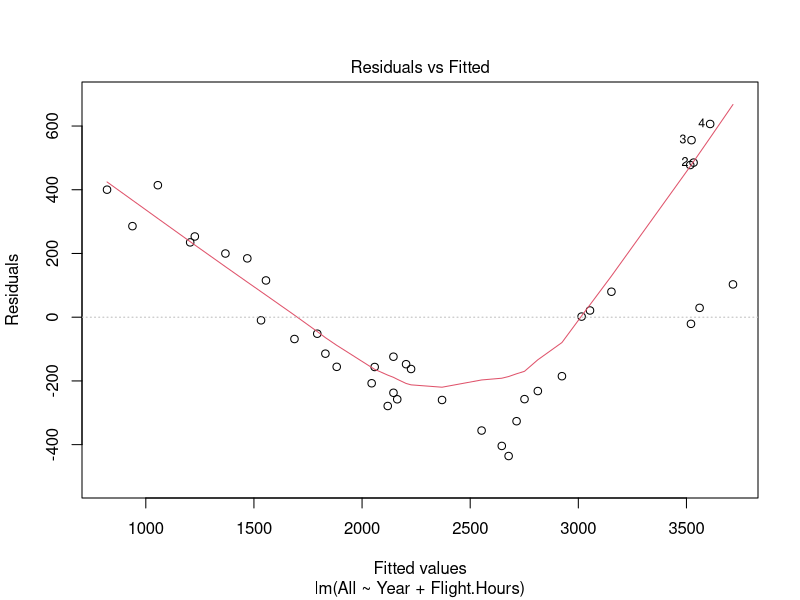
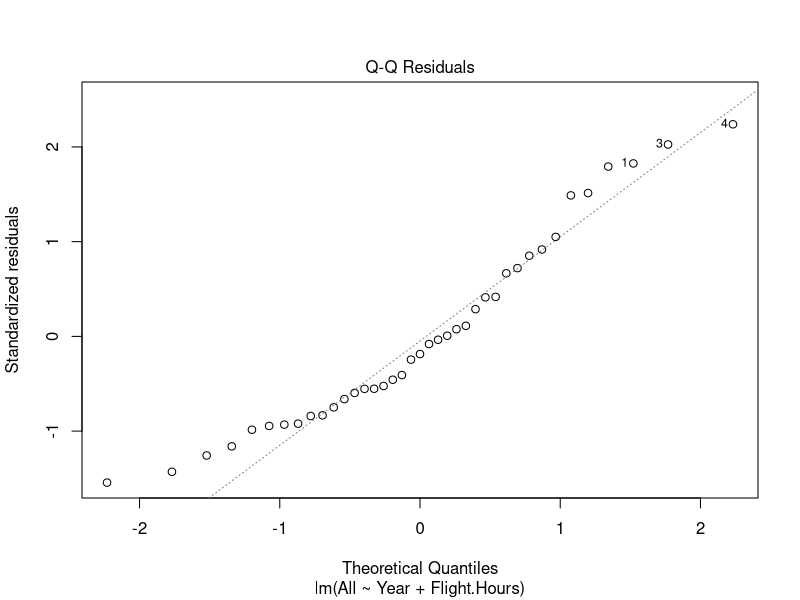
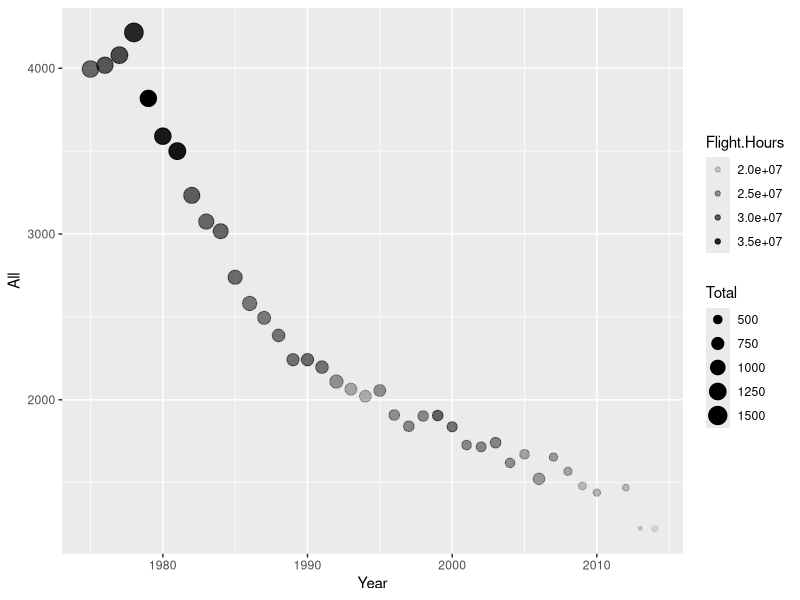
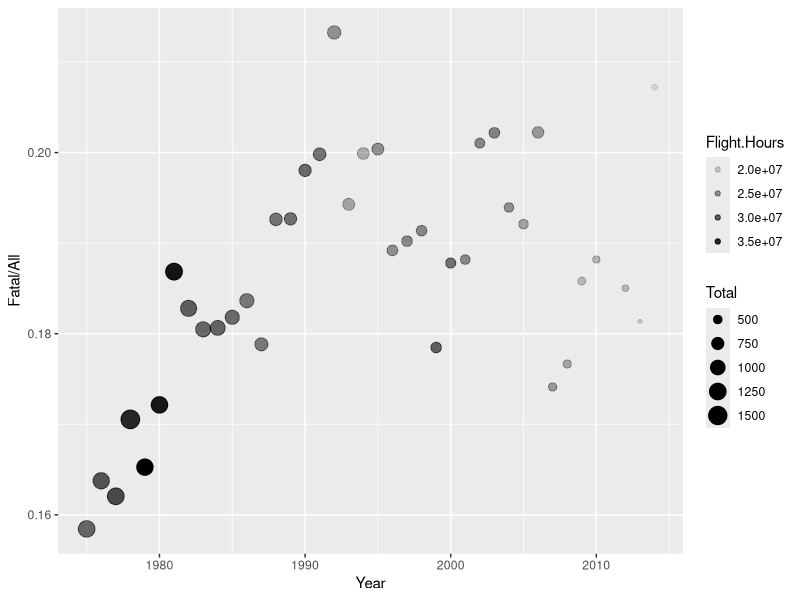
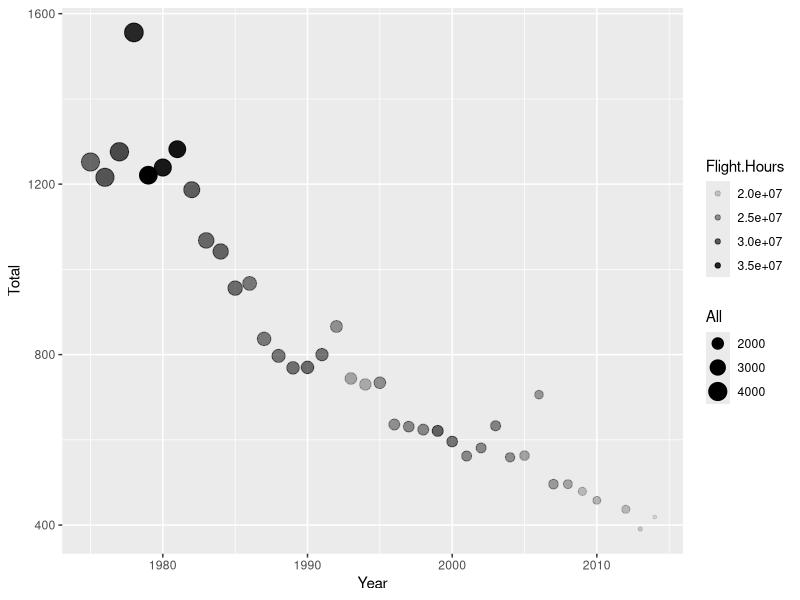

Write the R code that produced these figures, in order.
## ---- chunk 1
knitr::opts_chunk$set(echo = TRUE)
library(tidyverse)
## ---- chunk 2
datagov <- read_csv("aviation_accidents-2014.csv")
summary(datagov)
head(datagov)
hours.lm = lm(All ~ Year + Flight.Hours, data = datagov)
summary(hours.lm)
plot(hours.lm, which = 1:2)

## ---- chunk 3
ggplot(data = datagov) + 
  geom_point(mapping = aes(x = Year, y = All, size = Total, alpha = Flight.Hours))
## ---- chunk 4
ggplot(data = datagov) + 
  geom_point(mapping = aes(x = Year, y = Fatal/All, size = Total, alpha = Flight.Hours))
## ---- chunk 5
ggplot(data = datagov) + 
  geom_point(mapping = aes(x = Year, y = Total, size = All, alpha = Flight.Hours))
